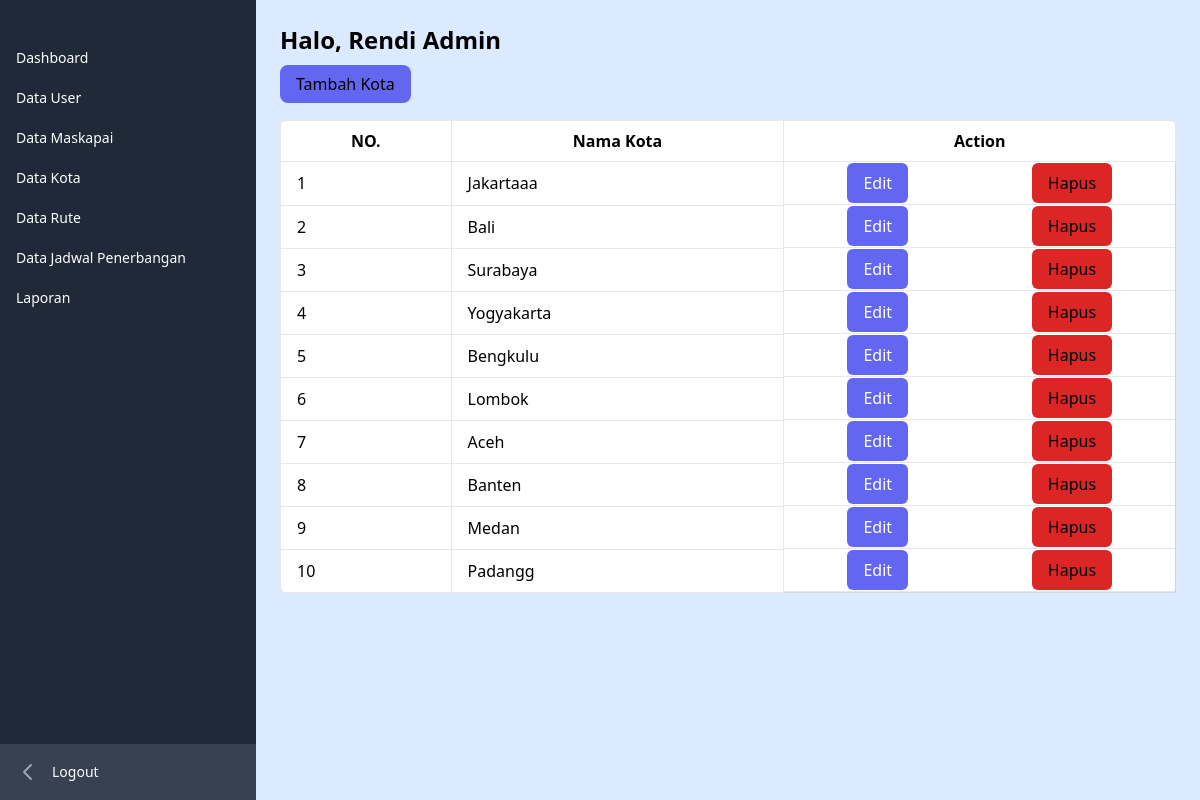
The app's page /maskapai/kota/index.php (signed in) with its own data.
### tables this page shows
CREATE TABLE `kota` (
  `id_kota` int(11) NOT NULL,
  `nama_kota` varchar(255) NOT NULL
);

### maskapai/kota/functions.php (called while the page is built, shortened)
<?php
require '../../koneksi.php';
function query($query){
    global $conn;
    $rows = [];
    $result = mysqli_query($conn, $query);
    while($row = mysqli_fetch_assoc($result)){
        $rows[] = $row;
    }
    return $rows;
}

### maskapai/kota/index.php (the view, shortened to what this page needs)
<?php
$kota = query("SELECT * FROM kota");
?>
<?php require '../../layouts/sidebar_maskapai.php'; ?>
<div class="flex-auto overflow-x-hidden bg-blue-100">
            <div class="p-6">
                <div class="">
                    <h1 class="text-2xl font-semibold text-blue-950 mb-4">Halo, <?= $_SESSION["nama_lengkap"]; ?></h1>
                </div>
                <div>
                    <a href="tambah.php" class="bg-indigo-500 px-4 py-2 rounded-lg">Tambah Kota</a>
                </div>
                <table class="min-w-full border-collapse bg-white border border-gray-300 rounded-lg mt-6">
                    <thead>
                        <tr>
                            <th class="border py-2 px-4 border-b">NO.</th>
                            <th class="border py-2 px-4 border-b">Nama Kota</th>
                            <th class="border py-2 px-4 border-b">Action</th>
                        </tr>
                    </thead>
                    <tbody>
                    <?php $no = 1; ?>
                    <?php foreach($kota as $data) : ?>
                            <tr>
                                <td class="border py-2 px-4 border-b"><?= $no; ?></td>
                                <td class="border py-2 px-4 border-b"><?= $data["nama_kota"]; ?></td>
                                <td class="flex  py-2px-2 border-b justify-around items-center">
                                    <a href="edit.php?id=<?= $data["id_kota"]; ?>"
                                        class="fa-solid fa-pen-to-square text-md bg-indigo-500 text-white py-2 px-4 hover:text-black rounded-md"></i>Edit</a>
                                    <form action="hapus.php?id=<?= $data["id_kota"]; ?>" class=" inline-block" method="post">
                                        <button type="submit"
                                            class="fa-solid fa-trash text-md bg-red-600 py-2 px-4 text-black hover:text-white rounded-md"></i>Hapus</button>
                                    </form>
                                </td>
                            </tr>
                    </tbody>
                    <?php $no++; ?>
                    <?php endforeach; ?>
                </table>
            </div>
        </div>

### records on screen
kota: nama_kota "Jakartaaa"
kota: nama_kota "Bali"
kota: nama_kota "Surabaya"
kota: nama_kota "Yogyakarta"
kota: nama_kota "Bengkulu"
kota: nama_kota "Lombok"
kota: nama_kota "Aceh"
kota: nama_kota "Banten"
kota: nama_kota "Medan"
kota: nama_kota "Padangg"

### other values on screen
$_SESSION["nama_lengkap"] "Rendi Admin"
